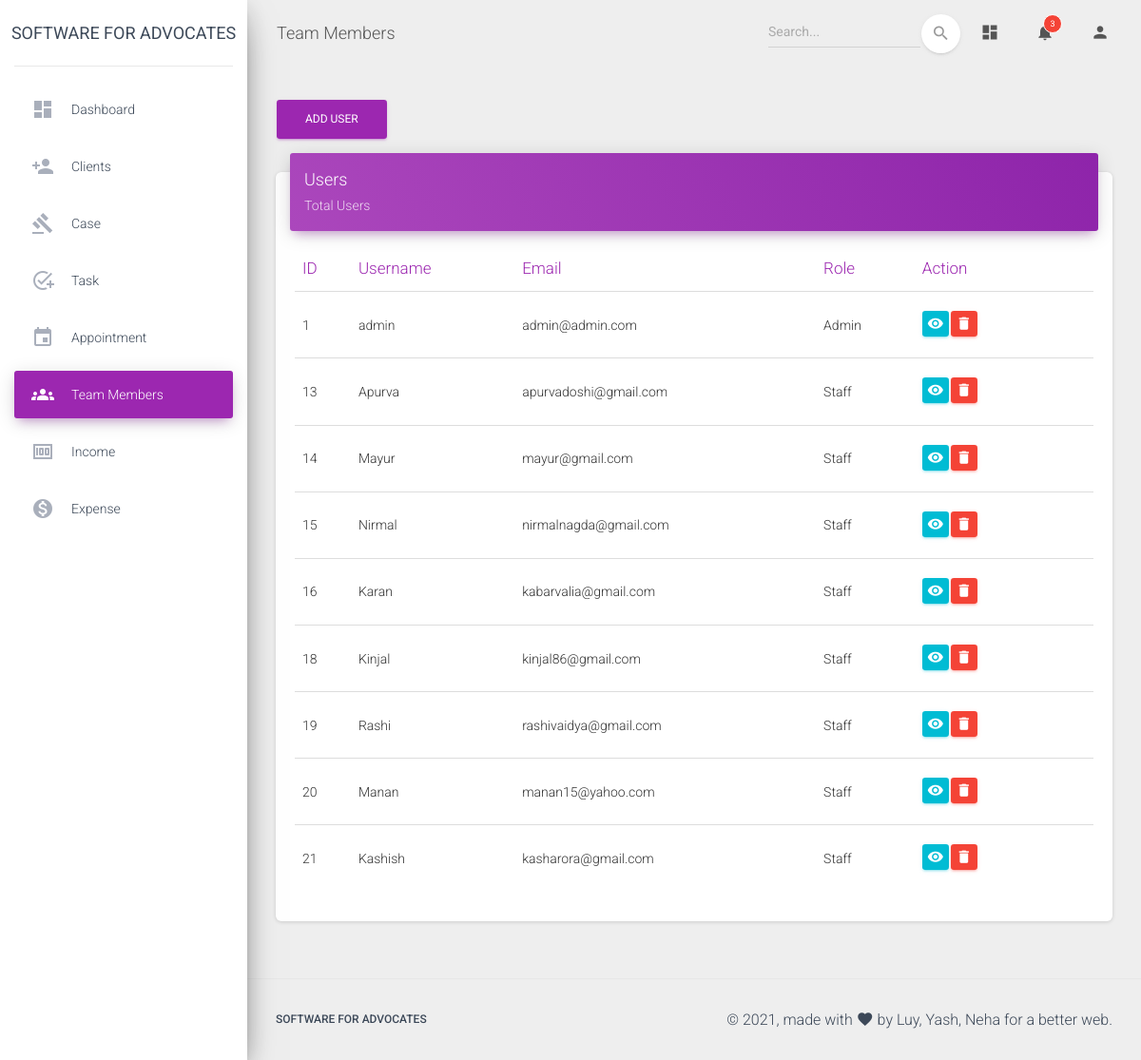
Before: /admin/teammembers.php (signed in) with the older database file.
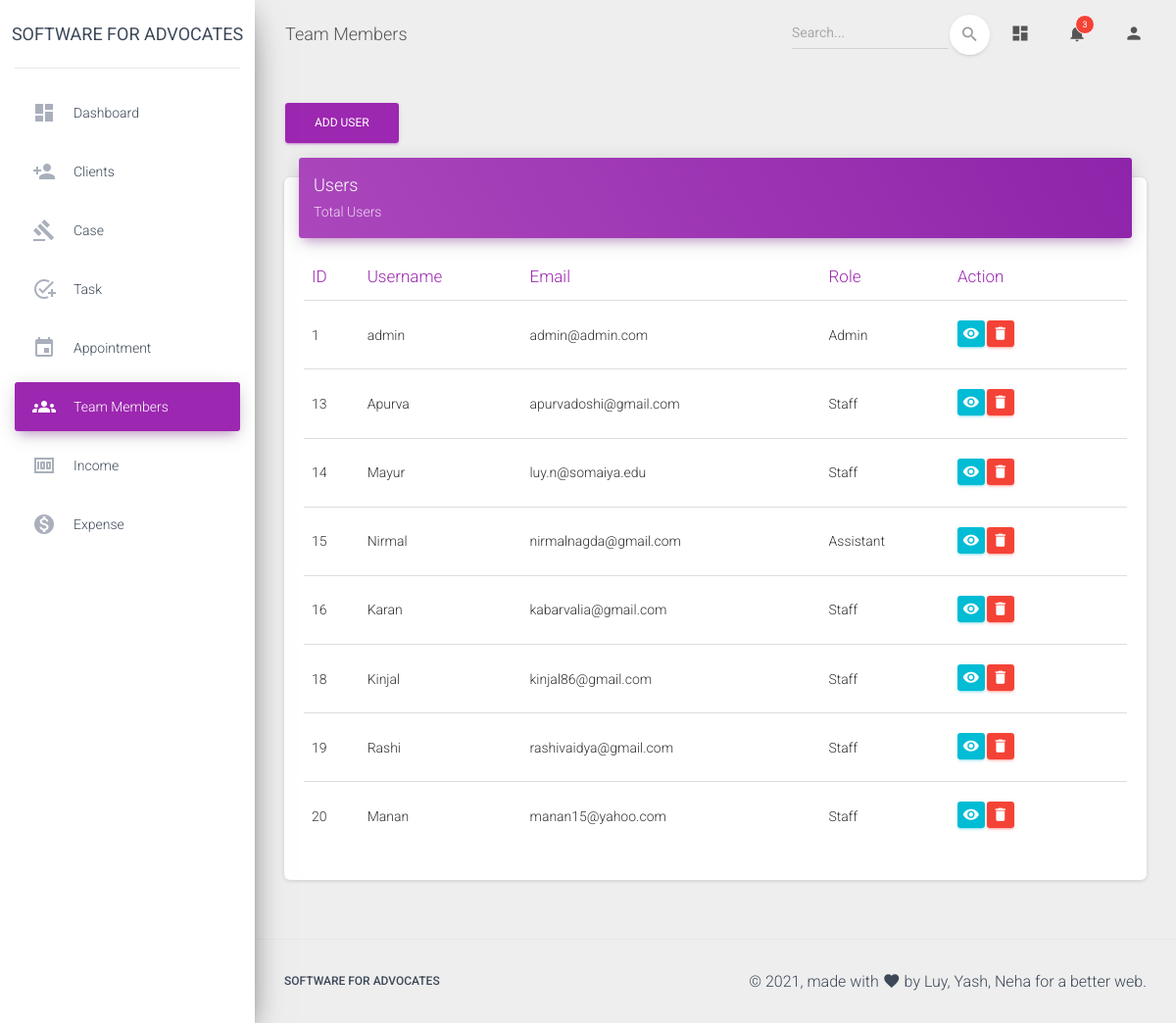
After: the same page with the newer database file.
### tables this page shows
CREATE TABLE `users` (
  `ID` int(5) NOT NULL,
  `username` varchar(15) NOT NULL,
  `email` varchar(25) NOT NULL,
  `password` varchar(100) NOT NULL,
  `role` varchar(10) NOT NULL
);

### admin/teammembers.php (the view, shortened to what the changed rows need)
<?php
  if(isset($_SESSION['admin']) && $_SESSION['admin']==true) {
  $conn = db_connect();
  $query = "SELECT * from users WHERE role!='Client' || role!='CLIENT' || role!='client'";
  $result = mysqli_query($conn, $query);
?>
<!DOCTYPE html>
<html lang="en">
<head>
  <link rel="stylesheet" href="https://maxcdn.bootstrapcdn.com/font-awesome/latest/css/font-awesome.min.css">
  <link href="../assets/css/material-dashboard.css?v=2.1.2" rel="stylesheet" />
</head>
<body class="">
  <div class="wrapper ">
    <div class="main-panel">
      <div class="content">
        <div class="container-fluid">
          <div class="row">
            <div class="col-lg-12 col-md-12">
              <div class="card">
                <div class="card-body table-responsive">
                  <table class="table table-hover" id="myTable">
                    <thead class="text-primary">
                      <th>ID</th>
                      <th>Username</th>
                      <th>Email</th>
                      <th>Role</th>
                      <th>Action</th>
                    </thead>
                    <tbody>
                    <?php while($array = mysqli_fetch_assoc($result)): ?>
                      <tr>
                        <td><?php echo $array['ID']; ?></td>
                        <td><?php echo $array['username']; ?></td>
                        <td><?php echo $array['email']; ?></td>
                        <td><?php echo $array['role']; ?></td>
                        <td class="td-actions text-middle">
                          <div class='row'>
                          <div class='col-1 form-group'>
                          <form method= "post" action ="./viewuser.php">
                            <button type="submit" rel="tooltip" class="btn btn-info" name='view' value="<?php echo $array['ID']; ?>">
                                <i class="material-icons">visibility</i>
                            </button>
                          </form>
                          </div>
                          <div class='col-1 form-group'>
                          <form method= "post" action ="./deleteuser.php">
                            <button type="submit" rel="tooltip" class="btn btn-danger" name='delete' onclick="return confirm('Are you sure?');" value="<?php echo $array['ID']; ?>">
                                <i class="material-icons">delete</i>
                            </button>
                          </form>
                          </div>
                          </div>
                        </td>
                      </tr>
                    <?php endwhile; ?>
                    </tbody>
                  </table>
                </div>
              </div>
            </div>
          </div>
        </div>
      </div>
    </div>
  </div>
</body>
</html>
<?php
}
else {
  header("Location: ../index.php");
}
?>

Changed rows visible on the page:
removed users: ID "21", username "Kashish", email "kasharora@gmail.com", role "Staff"
changed users "Mayur": email "mayur@gmail.com" → "luy.n@somaiya.edu"
changed users "Nirmal": role "Staff" → "Assistant"
